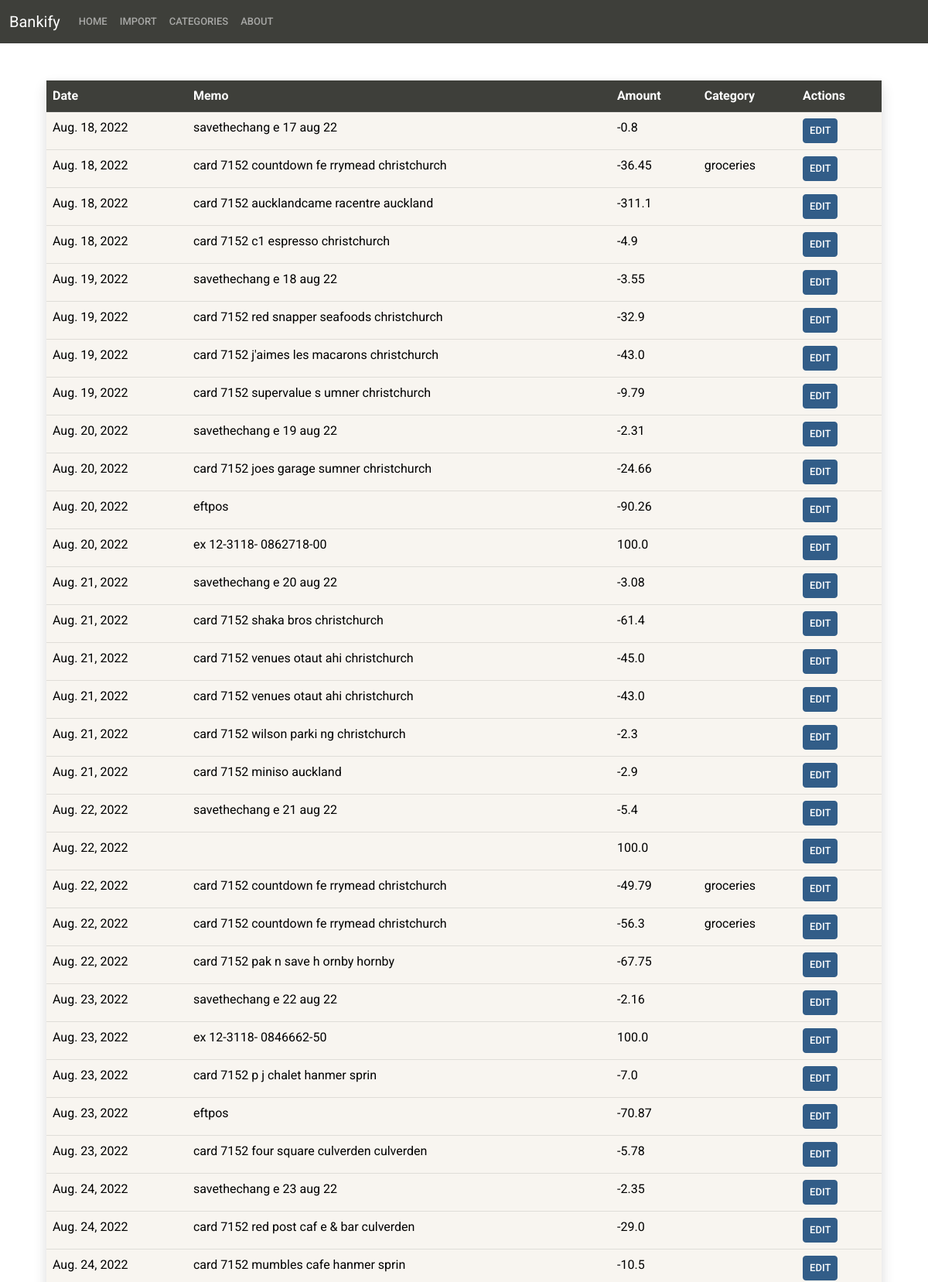
The page / (upper part) on the database its author committed.
### main/models.py (models this page shows, shortened)
class Operations(models.Model):
    date = models.DateField()
    type = models.CharField(max_length=10)
    uniqueid = models.IntegerField(unique=True)
    memo = models.CharField(max_length=200)
    amount = models.FloatField()
    category = models.CharField(max_length=200)

### main/views.py (the view)
# urls.py: path("", views.sorted, name="index"),
def sorted(request):
    if request.method == "GET":
        for operation in Operations.objects.all():
            for word in Keywords.objects.all():
                if word.keyword in operation.memo:
                    operation.category = word.category.name
                    operation.save()
    return render(request, 'main/sorted.html', {
        'operations': Operations.objects.all().order_by('date').values(),
        'categories': Categories.objects.all(),
        'keywords': Keywords.objects.all()
        })

### main/templates/main/sorted.html (shortened to what this page needs)
{% extends 'main/base.html' %}
{% block menu_navbar %}
<ul class="navbar-nav me-auto">
    <li class="nav-item">
      <a class="nav-link" href={% url 'index' %}>Home
    </li>
    <li class="nav-item">
      <a class="nav-link" href={% url 'importcsv'%}>Import</a>
    </li>
    <li class="nav-item">
      <a class="nav-link" href={% url 'categories'%}>Categories</a>
    </li>
    <li class="nav-item">
      <a class="nav-link" href="#">About</a>
    </li>
</ul>
{%endblock menu_navbar%}
{% block content %}
<div class="container-fluid mt-5 w-auto ms-5 me-5" >
    {% if operations %}
    <table class="table table-hover shadow">
        <thead>
            <tr class="table-dark">
                <th scope="col">Date</th>
                <th scope="col">Memo</th>
                <th scope="col">Amount</th>
                <th scope="col">Category</th>
                <th scope="col">Actions</th>
            </tr>
        </thead>
        <tbody>
            {% for operation in operations %}
                <tr class="table-light">
                    <td>{{ operation.date }}</td>
                    <td>{{ operation.memo }}</td>
                    <td>{{ operation.amount }}</td>
                    {% if operation.category %}
                        <td>{{ operation.category }}</td>
                    {% else %}
                        <td></td>
                    {%endif%}
                    <td>
                        <a href={% url 'operation' operation.uniqueid %}>
                        <button type="button" class="btn btn-primary btn-sm" >Edit</button>
                        </a>
                    </td>
                </tr>
            {% endfor %}
        </tbody>
    </table>
    {% else %}
    <div class="alert alert-dismissible alert-info m-5 w-25">
        <button type="button" class="btn-close" data-bs-dismiss="alert"></button>
        <strong>No records!</strong>
    </div>
    {% endif %}
</div>
{% endblock content %}

### rows shown on the page
Operations: date "Aug. 18, 2022", memo "savethechang e 17 aug 22", amount "-0.8"
Operations: date "Aug. 18, 2022", memo "card 7152 countdown fe rrymead christchurch", amount "-36.45", category "groceries"
Operations: date "Aug. 18, 2022", memo "card 7152 aucklandcame racentre auckland", amount "-311.1"
Operations: date "Aug. 18, 2022", memo "card 7152 c1 espresso christchurch", amount "-4.9"
Operations: date "Aug. 19, 2022", memo "savethechang e 18 aug 22", amount "-3.55"
Operations: date "Aug. 19, 2022", memo "card 7152 red snapper seafoods christchurch", amount "-32.9"
Operations: date "Aug. 19, 2022", memo "card 7152 j'aimes les macarons christchurch", amount "-43.0"
Operations: date "Aug. 19, 2022", memo "card 7152 supervalue s umner christchurch", amount "-9.79"
Operations: date "Aug. 20, 2022", memo "savethechang e 19 aug 22", amount "-2.31"
Operations: date "Aug. 20, 2022", memo "card 7152 joes garage sumner christchurch", amount "-24.66"
Operations: date "Aug. 20, 2022", memo "eftpos", amount "-90.26"
Operations: date "Aug. 20, 2022", memo "ex 12-3118- 0862718-00", amount "100.0"
Operations: date "Aug. 21, 2022", memo "savethechang e 20 aug 22", amount "-3.08"
Operations: date "Aug. 21, 2022", memo "card 7152 shaka bros christchurch", amount "-61.4"
Operations: date "Aug. 21, 2022", memo "card 7152 venues otaut ahi christchurch", amount "-45.0"
Operations: date "Aug. 21, 2022", memo "card 7152 venues otaut ahi christchurch", amount "-43.0"
Operations: date "Aug. 21, 2022", memo "card 7152 wilson parki ng christchurch", amount "-2.3"
Operations: date "Aug. 21, 2022", memo "card 7152 miniso auckland", amount "-2.9"
Operations: date "Aug. 22, 2022", memo "savethechang e 21 aug 22", amount "-5.4"
Operations: date "Aug. 22, 2022", amount "100.0"
Operations: date "Aug. 22, 2022", memo "card 7152 countdown fe rrymead christchurch", amount "-49.79", category "groceries"
Operations: date "Aug. 22, 2022", memo "card 7152 countdown fe rrymead christchurch", amount "-56.3", category "groceries"
Operations: date "Aug. 22, 2022", memo "card 7152 pak n save h ornby hornby", amount "-67.75"
Operations: date "Aug. 23, 2022", memo "savethechang e 22 aug 22", amount "-2.16"
Operations: date "Aug. 23, 2022", memo "ex 12-3118- 0846662-50", amount "100.0"
Operations: date "Aug. 23, 2022", memo "card 7152 p j chalet hanmer sprin", amount "-7.0"
Operations: date "Aug. 23, 2022", memo "eftpos", amount "-70.87"
Operations: date "Aug. 23, 2022", memo "card 7152 four square culverden culverden", amount "-5.78"
Operations: date "Aug. 24, 2022", memo "savethechang e 23 aug 22", amount "-2.35"
Operations: date "Aug. 24, 2022", memo "card 7152 red post caf e & bar culverden", amount "-29.0"
Operations: date "Aug. 24, 2022", memo "card 7152 mumbles cafe hanmer sprin", amount "-10.5"
